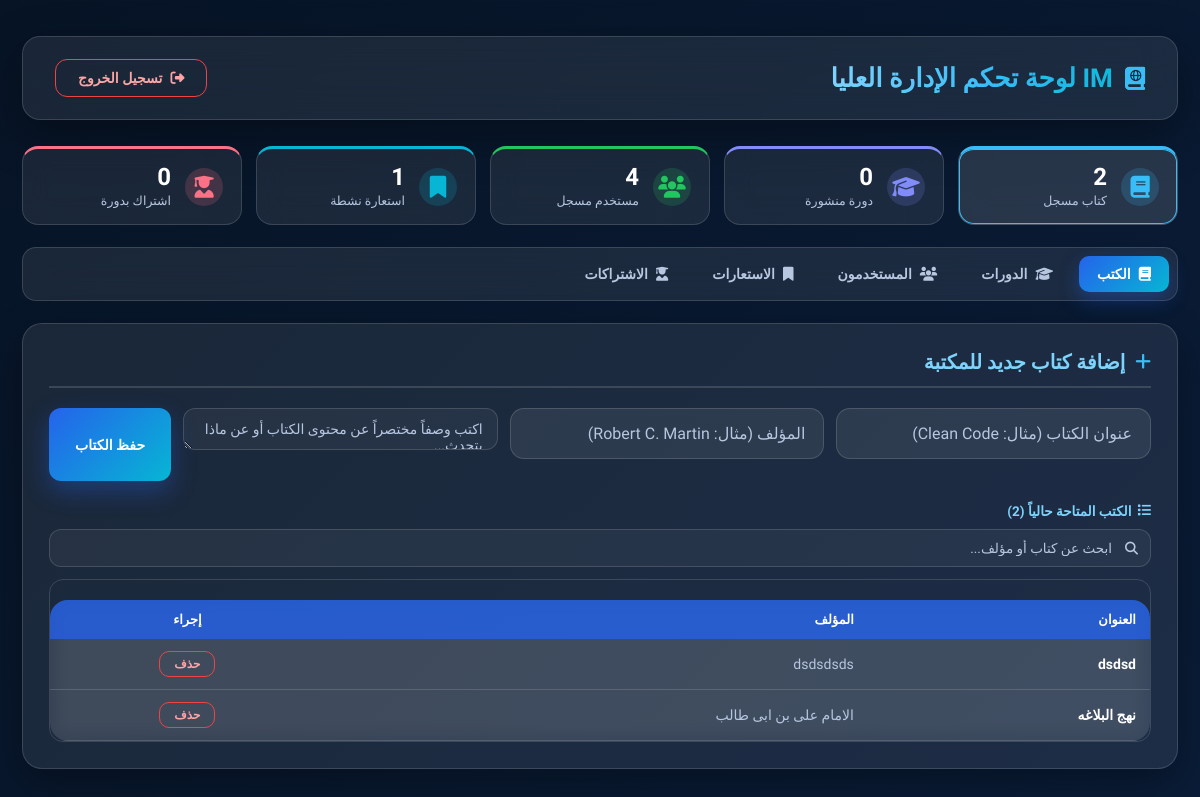
The page /admin (signed in) on the database as committed earlier.
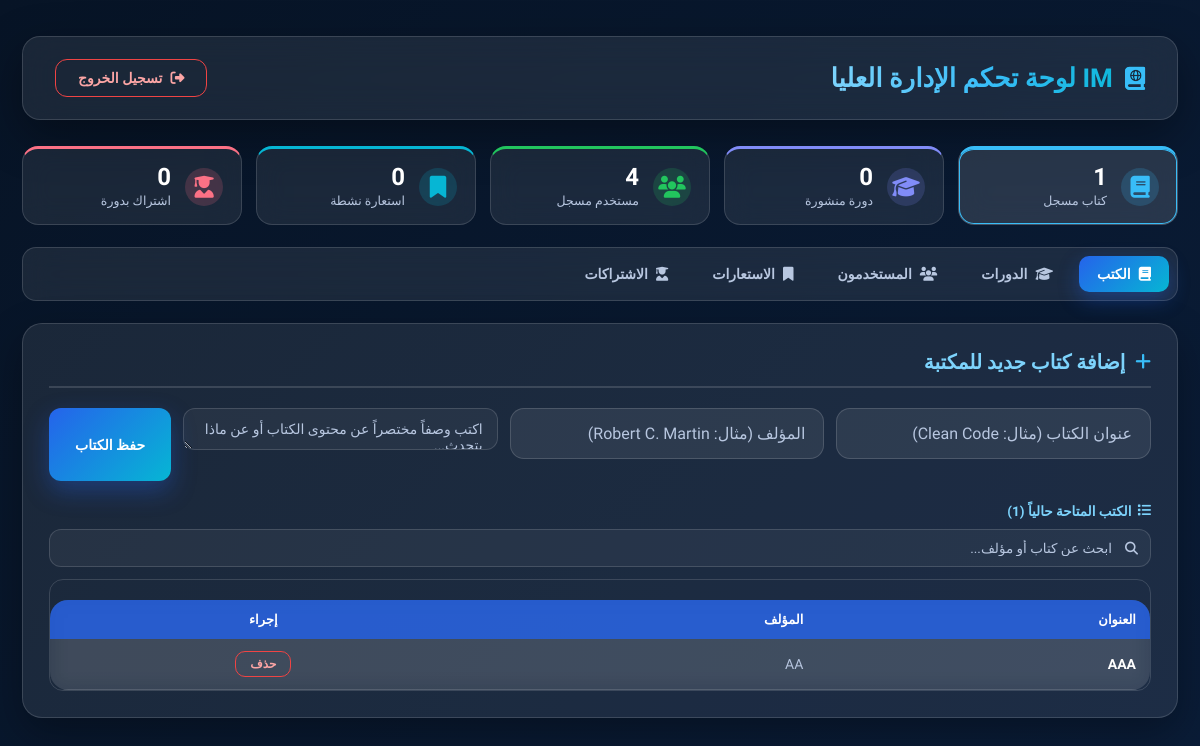
The same page on the database as committed later.
### tables this page shows
CREATE TABLE books (
            id INTEGER PRIMARY KEY AUTOINCREMENT,
            title TEXT NOT NULL,
            author TEXT NOT NULL,
            available INTEGER DEFAULT 1
        );

### app.py (the view)
@app.route('/admin')
@admin_required
def admin_panel():
    conn = get_db_connection()
    try:
        users = conn.execute('SELECT id, username FROM users').fetchall()
        all_books = conn.execute('SELECT * FROM books ORDER BY id DESC').fetchall()
        all_courses = conn.execute('SELECT * FROM courses ORDER BY id DESC').fetchall()
        reservations = conn.execute('''
            SELECT users.username, books.title, books.author
            FROM reservations
            JOIN users ON reservations.user_id = users.id
            JOIN books ON reservations.book_id = books.id
        ''').fetchall()
        enrollments = conn.execute('''
            SELECT users.username, courses.title AS course_title, courses.instructor
            FROM enrollments
            JOIN users ON enrollments.user_id = users.id
            JOIN courses ON enrollments.course_id = courses.id
        ''').fetchall()
    finally:
        conn.close()
    return render_template(
        'admin.html', users=users, books=all_books, courses=all_courses,
        reservations=reservations, enrollments=enrollments
    )

### app.py (called while the page is built)
def get_db_connection():
    conn = sqlite3.connect(DB_PATH, timeout=30)
    conn.row_factory = sqlite3.Row
    conn.execute('PRAGMA foreign_keys = ON')
    return conn

def admin_required(view_func):
    @wraps(view_func)
    def wrapped(*args, **kwargs):
        if not session.get('is_admin'):
            return "غير مسموح لك بدخول هذه الصفحة!", 403
        return view_func(*args, **kwargs)
    return wrapped

### templates/admin.html (shortened to what the changed rows need)
<!DOCTYPE html>
<html lang="ar" dir="rtl">
<head>
<link rel="stylesheet" href="{{ url_for('static', filename='css/style.css') }}">
<link rel="stylesheet" href="https://cdnjs.cloudflare.com/ajax/libs/font-awesome/6.6.0/css/all.min.css">
</head>
<body>
<div class="admin-container">
  <header class="admin-header">
    <h1><i class="fa-solid fa-book-atlas"></i> IM لوحة تحكم الإدارة العليا</h1>
  </header>
  <div class="stats-row">
    <button type="button" class="stat-box stat-books" data-tab="books">
      <div><div class="num">{{ books|length }}</div><div class="lbl">كتاب مسجل</div></div>
    </button>
    <button type="button" class="stat-box stat-reservations" data-tab="reservations">
      <div><div class="num">{{ reservations|length }}</div><div class="lbl">استعارة نشطة</div></div>
    </button>
  </div>
  <section class="tab-panel" id="tab-books">
    <div class="admin-card">
      <h2 class="card-title"><i class="fa-solid fa-plus"></i> إضافة كتاب جديد للمكتبة</h2>
      <form action="{{ url_for('add_book') }}" method="POST" class="admin-form">
        <div class="form-group">
        </div>
        <div class="form-group">
        </div>
        <div class="form-group">
        </div>
        <button type="submit" class="btn-submit">حفظ الكتاب</button>
      </form>
      <h3 class="sub-label"><i class="fa-solid fa-list"></i> الكتب المتاحة حالياً ({{ books|length }})</h3>
      <div class="table-search">
        <input type="text" data-search-target="table-books" placeholder="ابحث عن كتاب أو مؤلف...">
        <i class="fa-solid fa-magnifying-glass"></i>
      </div>
      <div class="table-responsive">
        <table class="admin-table" id="table-books">
          <thead>
            <tr>
              <th>العنوان</th>
              <th>المؤلف</th>
              <th style="text-align:center;">إجراء</th>
            </tr>
          </thead>
          <tbody>
            {% for book in books %}
            <tr>
              <td class="cell-strong">{{ book.title }}</td>
              <td>{{ book.author }}</td>
              <td style="text-align:center;">
                <form action="{{ url_for('delete_book', book_id=book.id) }}" method="POST" style="margin:0;">
                  <button type="submit" class="btn-delete" onclick="return confirm('هل أنت متأكد من حذف هذا الكتاب؟')">حذف</button>
                </form>
              </td>
            </tr>
            {% else %}
            <tr><td colspan="3" class="no-data">لا توجد كتب مضافة في قاعدة البيانات حالياً.</td></tr>
            {% endfor %}
          </tbody>
        </table>
      </div>
    </div>
  </section>
</div>
</body>
</html>

Rows that differ between the two databases and show on the page:
removed books: title "dsdsd", author "dsdsdsds"
removed books: title "نهج البلاغه", author "الامام علی بن ابی طالب"
added books: title "AAA", author "AA"
Other text that changed with them:
{{ books|length }}: "2" → "1"
{{ reservations|length }}: "1" → "0"
